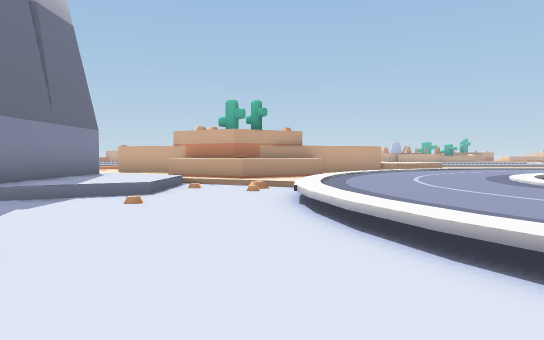
view 1 (above)

14 first-person views from a walk through a scene from a Unity 3-D project. The camera is 1.3 m above the floor, tilts 2° down and sees 70° across. The floor is counted in squares, 2 m on a side. Each view is taken from the middle of a square. On the plan, view 1 faces up. The plan holds only what a view shows up to about 11 squares ahead; the rest is blank. The place goes on beyond the plan.

view 2
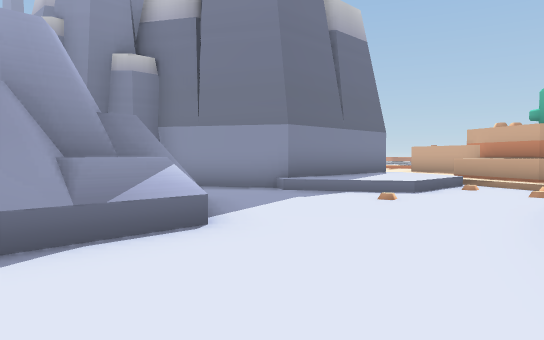

view 3
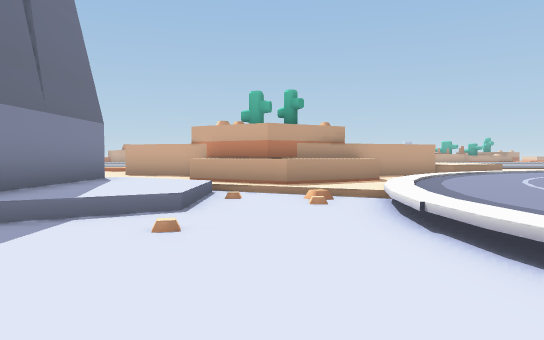

view 4
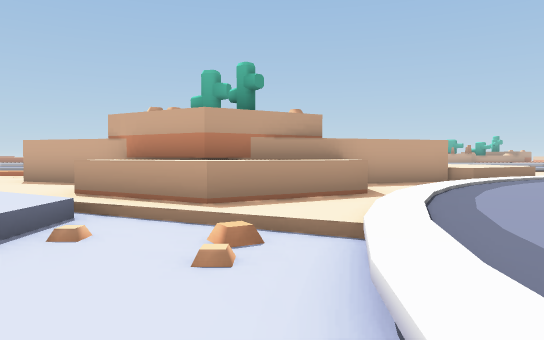

view 5
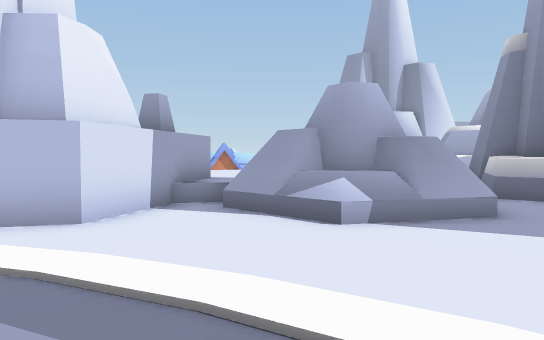

view 6
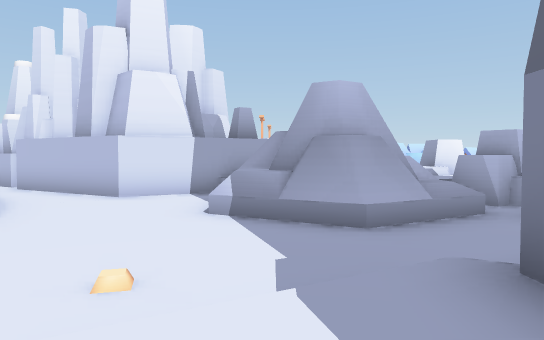

view 7
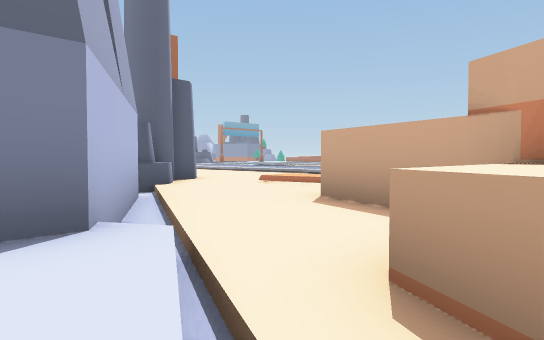

view 8
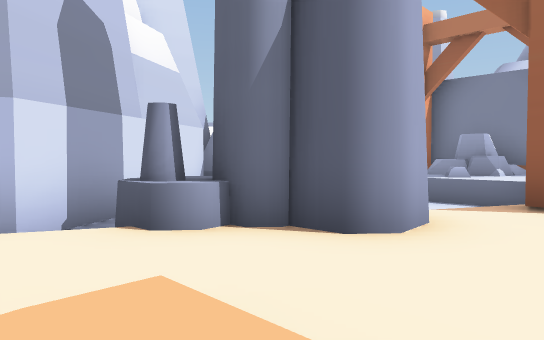

view 9
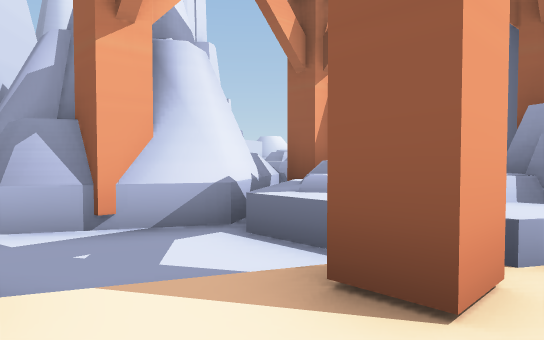

view 10
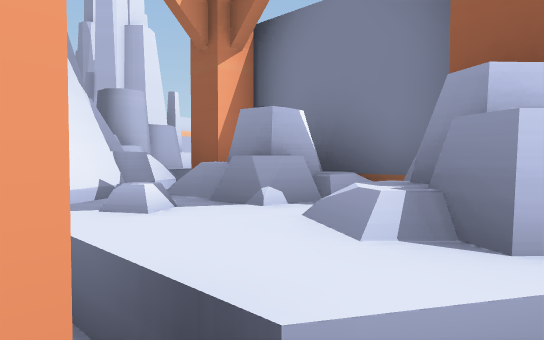

view 11
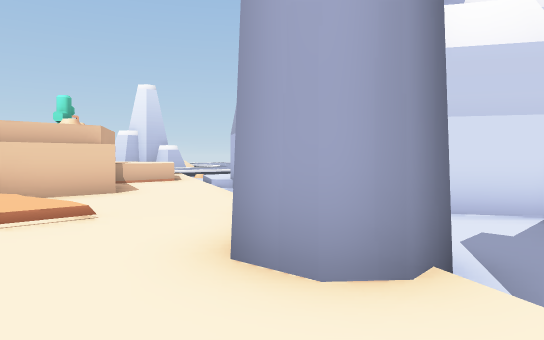

view 12
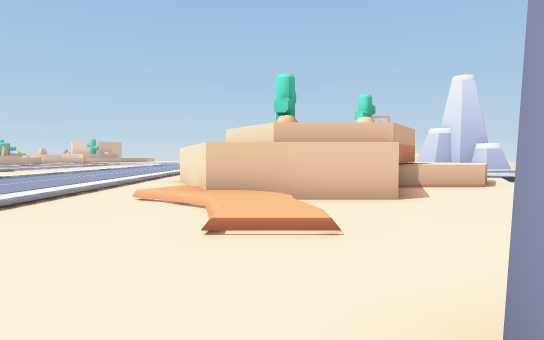

view 13
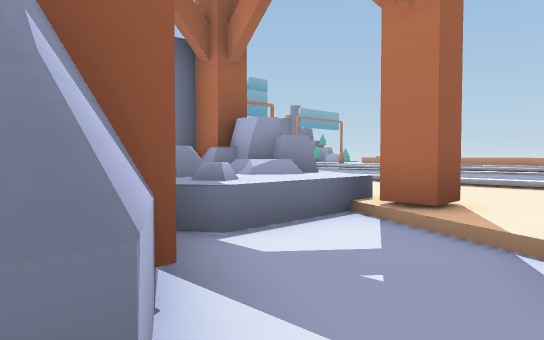

view 14
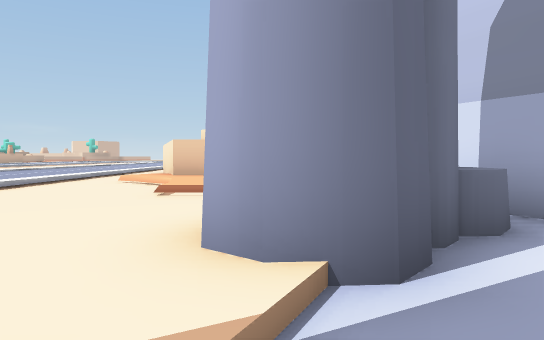

### Floor plan
Key: @ floor where view 1 was taken; # wall or solid block; x gap in a wall; . main floor; : floor 0.25 m higher than the main floor; + floor 0.5 m higher than the main floor; * floor 0.75 m higher than the main floor; / step, stairs or slope; ^ raised ledge; O other object.
Columns run from 19 left of view 1 to 2 right of it. Each row starts with its distance up from view 1.
 16     x::::::::/^#
 15   ^#^^#::::/+/#
 14   ^^^^./##::::#
 13   ^#^^...#^:::####  #^
 12   ##^##...^//::::###^:
 11    #####..###//::^^^^:
 10    #   #### ###//^^^:/
  9 ^OOO          #++////+
  8 ^O O          #++/.//+
  7               #++/..++
  6              ##//...++
  5             ##......++
  4             #.......++
  3             #.##..../+
  2           ###/##^^../+
  1            ##/###^.../
  0             #   #^.@..
 -1             *   /####.
 -2             *   ##  ##
 -3            ##

Where each view was taken, in squares from view 1:
view 1: 0 up, 0 right, facing up
view 2: 0 up, 1 right, facing up-left
view 3: 2 up, 1 left, facing up
view 4: 5 up, 0 right, facing up
view 5: 5 up, 2 right, facing down-left
view 6: 8 up, 3 left, facing down
view 7: 9 up, 2 left, facing up-left
view 8: 16 up, 7 left, facing down-left
view 9: 16 up, 11 left, facing down-left
view 10: 16 up, 13 left, facing down-left
view 11: 16 up, 12 left, facing down-right
view 12: 15 up, 11 left, facing right
view 13: 11 up, 11 left, facing up-left
view 14: 14 up, 13 left, facing right
